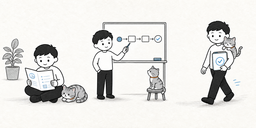
#> input picture assets/se7en-character-reference.png, 256 x 128 px, shrunk from 1774 x 887 before the run
$ python cutout.py ../assets/se7en-character-reference.png out.png
#> lines starting #> are read from the running program, lines starting #| are printed output that depends on the picture
#!/usr/bin/env python3
"""Remove a uniform chroma-key background and write a transparent PNG.

The script samples the key color from the image border, builds a soft alpha
matte from color distance, and removes key-color spill from antialiased edges.

Usage:
    python3 cutout.py source.png transparent.png
    python3 cutout.py source.png transparent.png \
        --transparent-threshold 12 --opaque-threshold 220
"""

from __future__ import annotations

import argparse
from pathlib import Path
from statistics import median

from PIL import Image


Color = tuple[int, int, int]
ALPHA_NOISE_FLOOR = 8
KEY_DOMINANCE_THRESHOLD = 16


def _clamp(value: float) -> int:
    return max(0, min(255, int(round(value))))


def _distance(color: Color, key: Color) -> int:
    return max(abs(color[index] - key[index]) for index in range(3))


def _smoothstep(value: float) -> float:
    value = max(0.0, min(1.0, value))
    return value * value * (3.0 - 2.0 * value)


def _distance_alpha(distance: int, transparent: float, opaque: float) -> int:
    if distance <= transparent:
        return 0
    if distance >= opaque:
        return 255
    ratio = (distance - transparent) / (opaque - transparent)
    return _clamp(255 * _smoothstep(ratio))


def _key_channels(key: Color) -> list[int]:
    strongest = max(key)
    if strongest < 128:
        return []
    return [
        index
        for index, value in enumerate(key)
        if value >= strongest - 16 and value >= 128
    ]


def _dominance_alpha(color: Color, key: Color) -> int:
    key_channels = _key_channels(key)
    if not key_channels:
        return 255

    other_channels = [index for index in range(3) if index not in key_channels]
    key_strength = min(color[index] for index in key_channels)
    other_strength = max((color[index] for index in other_channels), default=0)
    dominance = key_strength - other_strength
    if dominance <= 0:
        return 255

    denominator = max(1, max(key) - other_strength)
    return _clamp(255 * (1 - min(1.0, dominance / denominator)))


def _key_dominance(color: Color, key: Color) -> int:
    key_channels = _key_channels(key)
    if not key_channels:
        return 0
    other_channels = [index for index in range(3) if index not in key_channels]
    key_strength = min(color[index] for index in key_channels)
    other_strength = max((color[index] for index in other_channels), default=0)
    return key_strength - other_strength


def _looks_key_colored(color: Color, key: Color, distance: int) -> bool:
    if distance <= 32:
        return True
    if not _key_channels(key):
        return True
    return _key_dominance(color, key) >= KEY_DOMINANCE_THRESHOLD


def _despill(color: Color, key: Color, alpha: int) -> Color:
    if alpha >= 252:
        return color

    key_channels = _key_channels(key)
    if not key_channels:
        return color
    other_channels = [index for index in range(3) if index not in key_channels]
    if not other_channels:
        return color

    channels = list(color)
    neutral_edge = max(channels[index] for index in other_channels)
    for index in key_channels:
        channels[index] = min(channels[index], neutral_edge)
    return channels[0], channels[1], channels[2]


def _sample_border_key(image: Image.Image) -> Color:
    pixels = image.load()
    width, height = image.size
#> width = 256; height = 128
    band = max(1, min(width, height, 6))
#> band = 6
    step = max(1, min(width, height) // 256)
#> step = 1
    samples: list[Color] = []

    for x in range(0, width, step):
        for offset in range(band):
            samples.append(pixels[x, offset][:3])
            samples.append(pixels[x, height - 1 - offset][:3])
#> after the loop, samples = 3072 items, first 6: (252, 252, 250), (250, 249, 244), (251, 250, 246), (250, 248, 243), (252, 251, 248), (252, 251, 247)
    for y in range(0, height, step):
        for offset in range(band):
            samples.append(pixels[offset, y][:3])
            samples.append(pixels[width - 1 - offset, y][:3])
#> after the loop, samples = 4608 items, first 6: (252, 252, 250), (250, 249, 244), (251, 250, 246), (250, 248, 243), (252, 251, 248), (252, 251, 247)

    return tuple(
        int(round(median(sample[channel] for sample in samples)))
        for channel in range(3)
    )


def remove_background(
    input_path: Path,
    output_path: Path,
    transparent_threshold: float = 12,
    opaque_threshold: float = 220,
    despill: bool = True,
) -> tuple[Color, int, int]:
    image = Image.open(input_path).convert("RGBA")
    key = _sample_border_key(image)
#> key = (251, 250, 246)
    pixels = image.load()
    width, height = image.size
#> width = 256; height = 128
    transparent_count = 0
    partial_count = 0

    for y in range(height):
        for x in range(width):
            red, green, blue, source_alpha = pixels[x, y]
            color = (red, green, blue)
            distance = _distance(color, key)
            key_like = _looks_key_colored(color, key, distance)
            alpha = _distance_alpha(
                distance,
                transparent_threshold,
                opaque_threshold,
            )
            if key_like:
                alpha = min(alpha, _dominance_alpha(color, key))
            alpha = _clamp(alpha * (source_alpha / 255))
            if alpha <= ALPHA_NOISE_FLOOR:
                pixels[x, y] = (0, 0, 0, 0)
                transparent_count += 1
                continue

            if despill and key_like:
                red, green, blue = _despill(color, key, alpha)
            pixels[x, y] = (red, green, blue, alpha)
            if alpha < 255:
                partial_count += 1
#> this loop made 128 passes

    output_path.parent.mkdir(parents=True, exist_ok=True)
    image.save(output_path)
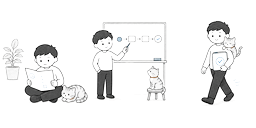
#> saved as out.png: PIL image 256x128 RGBA; mean R, G, B, A 20.2, 20.4, 20.4, 21.4; transparent parts drawn white
    return key, transparent_count, partial_count


def parse_args() -> argparse.Namespace:
    parser = argparse.ArgumentParser(description=__doc__)
    parser.add_argument("input", type=Path, help="Opaque source image")
    parser.add_argument("output", type=Path, help="Transparent PNG output path")
    parser.add_argument(
        "--transparent-threshold",
        type=float,
        default=12,
        help="Color distance that becomes fully transparent (default: 12)",
    )
    parser.add_argument(
        "--opaque-threshold",
        type=float,
        default=220,
        help="Color distance that becomes fully opaque (default: 220)",
    )
    parser.add_argument(
        "--no-despill",
        action="store_true",
        help="Keep key-color spill on antialiased edge pixels",
    )
    return parser.parse_args()


def main() -> None:
    args = parse_args()
    if not args.input.is_file():
        raise SystemExit(f"Input image not found: {args.input}")
    if args.input.resolve() == args.output.resolve():
        raise SystemExit("Input and output paths must be different")
    if args.output.suffix.lower() != ".png":
        raise SystemExit("Output path must end in .png")
    if not 0 <= args.transparent_threshold < args.opaque_threshold <= 255:
        raise SystemExit(
            "Thresholds must satisfy 0 <= transparent < opaque <= 255"
        )

    key, transparent, partial = remove_background(
        args.input,
        args.output,
        transparent_threshold=args.transparent_threshold,
        opaque_threshold=args.opaque_threshold,
        despill=not args.no_despill,
    )
    print(f"cutout: {args.input} -> {args.output}")
    print(f"key: #{key[0]:02x}{key[1]:02x}{key[2]:02x}")
#| key: #fbfaf6
    print(f"transparent pixels: {transparent}")
#| transparent pixels: 27209
    print(f"partially transparent pixels: {partial}")
#| partially transparent pixels: 5508


if __name__ == "__main__":
    main()
